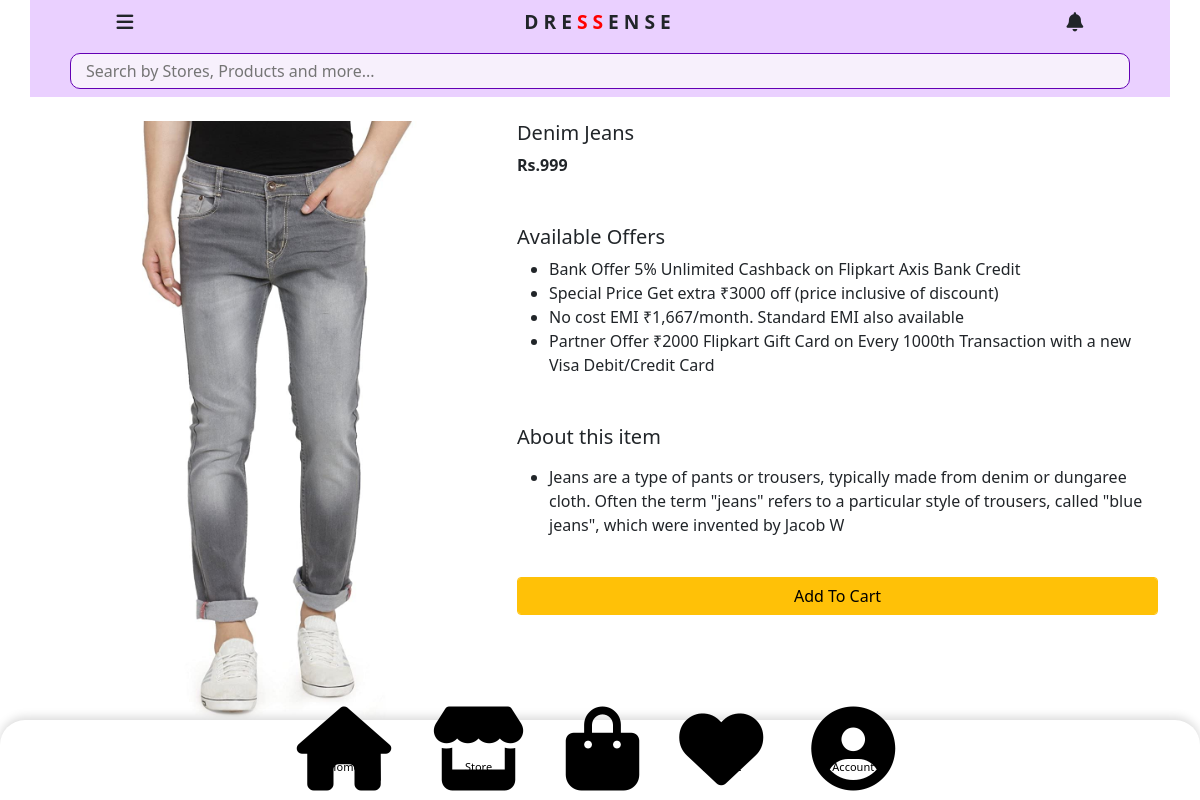
The page /1 on the database its author committed.
### dressense/models/product.py (models this page shows, shortened)
class Product(models.Model):
    name = models.CharField(max_length=50)
    price = models.IntegerField(default=0)
    category = models.ForeignKey(Category, on_delete=models.CASCADE, default=1)
    description = models.CharField(max_length=200, default='' , null=True , blank=True)
    image = models.ImageField(upload_to='uploads/products/')

### dressense/views.py (the view)
# urls.py: path("<int:myid>", productview, name="productview"),
def productview(request, myid):
    product = Product.objects.filter(id=myid)
    return render(request, 'productview.html', {'product':product[0]})

### dressense/templates/productview.html (shortened to what this page needs)
{% load cart_filter %}
{% load custom_filter %}
<!DOCTYPE html>
<html lang="en">
<head>
    <link rel="stylesheet" href="/static/css/topbar.css">
    <link rel="stylesheet" href="/static/css/storecard.css">
    <link rel="stylesheet" href="/static/css/navbar.css">
    <link href="https://cdn.jsdelivr.net/npm/bootstrap@5.1.3/dist/css/bootstrap.min.css" rel="stylesheet"
>
</head>
<body>
    <div class="container">
        <div class="row py-2 d-flex align-items-center justify-content-center topbar1">
            <div class="col-2 d-flex align-items-center justify-content-center ticon">
                <i class="fas fa-bars"></i>
            </div>
            <div class="col-8 d-flex align-items-center justify-content-center logo">DRE<span
                    style="color: red">SS</span>ENSE</div>
            <div class="col-2 ticon d-flex align-items-center justify-content-center">
                <i class="fas fa-bell"></i>
            </div>
        </div>
        <div class="row">
            <div class="col-12 py-2 topbar1 d-flex align-items-center justify-content-center">
                <input type="search" placeholder='Search by Stores, Products and more...'>
            </div>
        </div>
    </div>
    <div style="height: 80vh; overflow-y: scroll; overflow-x: hidden;">
        <div class="container my-4">
            <div class="row">
                <div class="col-md-5">
                    <div class="row">
                        <img class="img-fluid" src="{{product.image.url}}" width="450px" height="600px">
                    </div>
                </div>
                <div class="col-md-7">
                    <h5>{{product.name}}</h5>
                    <p><strong>Rs.{{product.price}}</strong></p>
                    <h5 class="mt-5">Available Offers</h5>
                    <ul>
                        <li>Bank Offer 5% Unlimited Cashback on Flipkart Axis Bank Credit</li>
                        <li>Special Price Get extra ₹3000 off (price inclusive of discount)</li>
                        <li>No cost EMI ₹1,667/month. Standard EMI also available</li>
                        <li>Partner Offer ₹2000 Flipkart Gift Card on Every 1000th Transaction with a new Visa
                            Debit/Credit Card</li>
                    </ul>
                    <h5 class="mt-5">About this item</h5>
                    <p>
                    <ul>
                        <li>{{product.description}}</li>
                    </ul>
                    </p><br>
                    {% if product|is_in_cart:request.session.cart %}
						<div class="row no-gutters">
							<form action="/#{{product.id}}" class="col-2 " method="post">
								{% csrf_token %}
								<input hidden type="text" name='product' value='{{product.id}}'>
								<input hidden type="text" name='remove' value='True'>
								<input type="submit" value=" - " class="btn btn-block btn-warning border-right">
							</form>
							<div class="text-center col">{{product|cart_quantity:request.session.cart}} in Cart</div>
							<form action="/#{{product.id}}" class="col-2 " method="post">
								{% csrf_token %}
								<input hidden type="text" name='product' value='{{product.id}}'>
								<input type="submit" value=" + " class="btn btn-block btn-warning border-left">
							</form>
						</div>
						{% else %}
						<form action="/#{{product.id}}" method="POST" class="btn-block">
							<input type="submit" class="float-right btn btn-warning  form-control"
								value="Add To Cart">
						</form>
						{% endif %}
                </div>
            </div>
        </div>
        <div class="container-fluid fixed-bottom mynav d-flex justify-content-center align-items-center">
            <div class="row">
                <div class="col icons mx-2">
                    <a href="" class='icons'>
                        <i class="fas fa-home fa-sm my-1"></i>
                        <h6 class="my-1">Home</h6>
                    </a>
                </div>
                <div class="col icons mx-2">
                    <a href='stores' class='icons'>
                        <i class="fas fa-store fa-sm my-1"></i>
                        <h6 class="my-1">Store</h6>
                    </a>
                </div>
                <div class="col icons mx-2">
                    <a href='bag' class='icons'>
                        <i class="fas fa-shopping-bag fa-sm my-1"></i>
                        <h6 class="my-1">Bag</h6>
                    </a>
                </div>
                <div class="col icons mx-2">
                    <a href='wishlist' class='icons'>
                        <i class="fas fa-heart fa-sm my-1"></i>
                        <h6 class="my-1">Wishlist</h6>
                    </a>
                </div>
                <div class="col icons mx-3">
                    <a href='accounts' class='icons'>
                        <i class="fas fa-user-circle fa-sm my-1"></i>
                        <h6 class="my-1">Account</h6>
                    </a>
                </div>
            </div>
        </div>
    </div>
</body>
</html>

### static/css/topbar.css (style rules this page uses)
.topbar1 { background-color: rgb(234, 208, 255); }
.ticon { margin: 0 auto; font-size: larger; text-align: center; }
.logo { font-size: larger; font-weight: bold; letter-spacing: 5px; }
.topbar1 input { width: 95%; border: 1px ridge rgb(99, 0, 180); padding: 5px 15px; border-radius: 10px; background-color: rgb(247, 240, 252); }

### static/css/navbar.css (style rules this page uses)
.mynav { width: 100%; height: 10%; background-color: white; box-shadow: 0 -3px 10px rgb(219, 219, 219); border-top-left-radius: 25px; border-top-right-radius: 25px; }
.icons { display: flex; flex-direction: column; justify-content: center; align-items: center; font-size: 8vw; }
.icons a { text-decoration: none; color: black; }
.icons h6 { font-size: 11px; }

### rows shown on the page
Product: image (picture), name "Denim Jeans", price "999", description "Jeans are a type of pants or trousers, typically made from denim or dungaree cloth. Often the term \"jeans\" refers to a particular style of trousers, called \"blue jeans\", which were invented by Jacob W"
